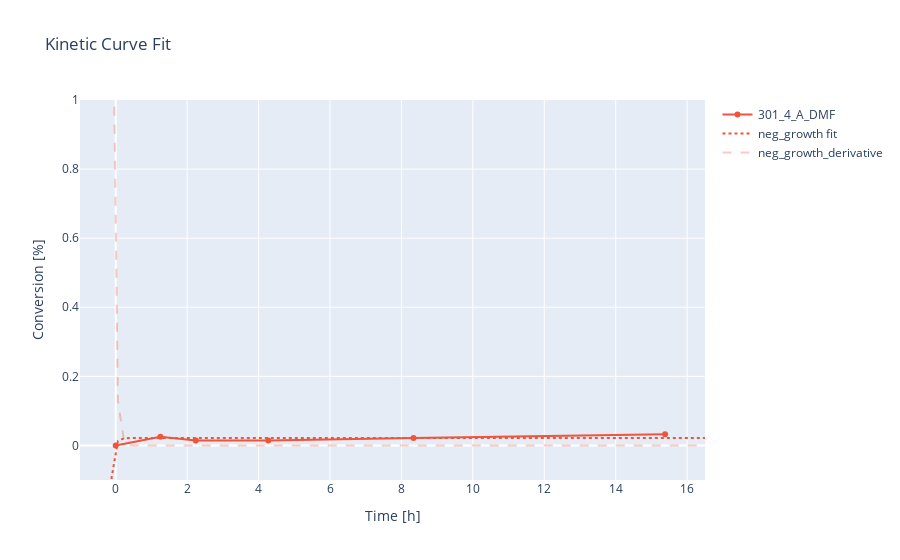

Notebook cell for this chart:
### Code cell
# plot entry 301 from the dataset
ik = 301
fit_data = kinetics_df.iloc[ik]
fig = px.line(title="Kinetic Curve Fit", labels={"x":"time", "y":"conversion"}); marker_dict = dict(color=colors[1%len(colors)])
fig.add_scatter(x=kinetic_curves[ik]["time"], y=kinetic_curves[ik]["conversion"], mode="lines+markers", name=kinetic_curves[ik]["experiment"][0], marker=marker_dict)
add_fits_to_plot(neg_growth, neg_growth_derivative, [fit_data["fit_p1"], fit_data["fit_p2"]], marker_dict)
fig.update_layout(yaxis=dict(range=[-0.1,1]), xaxis_title="Time [h]", yaxis_title="Conversion [%]")
fig.show()
